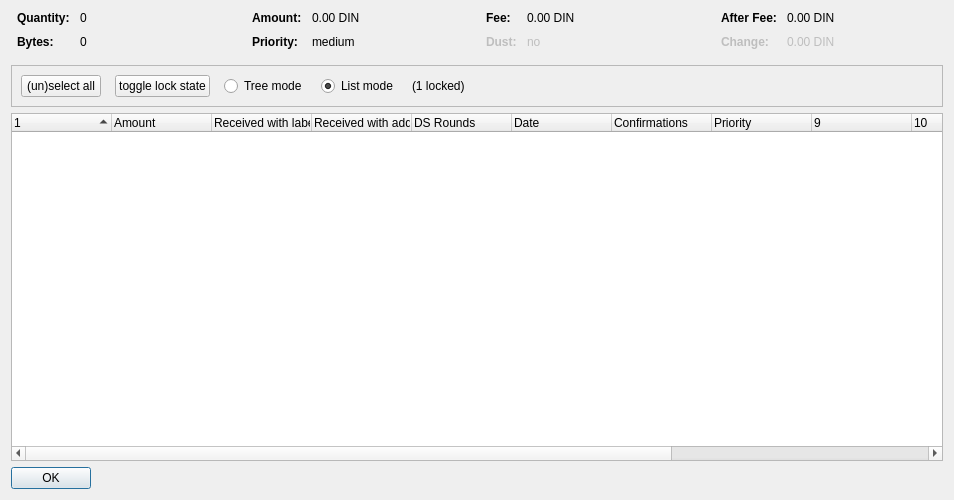
<?xml version="1.0" encoding="UTF-8"?>
<ui version="4.0">
 <class>CoinControlDialog</class>
 <widget class="QDialog" name="CoinControlDialog">
  <property name="geometry">
   <rect>
    <x>0</x>
    <y>0</y>
    <width>954</width>
    <height>500</height>
   </rect>
  </property>
  <property name="windowTitle">
   <string>Coin Selection</string>
  </property>
  <layout class="QVBoxLayout" name="verticalLayout">
   <item>
    <layout class="QHBoxLayout" name="horizontalLayoutTop" stretch="0,0,0,0">
     <property name="topMargin">
      <number>0</number>
     </property>
     <property name="bottomMargin">
      <number>10</number>
     </property>
     <item>
      <layout class="QFormLayout" name="formLayoutCoinControl1">
       <property name="horizontalSpacing">
        <number>10</number>
       </property>
       <property name="verticalSpacing">
        <number>10</number>
       </property>
       <property name="leftMargin">
        <number>6</number>
       </property>
       <property name="rightMargin">
        <number>6</number>
       </property>
       <item row="0" column="0">
        <widget class="QLabel" name="labelCoinControlQuantityText">
         <property name="font">
          <font>
           <weight>75</weight>
           <bold>true</bold>
          </font>
         </property>
         <property name="text">
          <string>Quantity:</string>
         </property>
        </widget>
       </item>
       <item row="0" column="1">
        <widget class="QLabel" name="labelCoinControlQuantity">
         <property name="cursor">
          <cursorShape>IBeamCursor</cursorShape>
         </property>
         <property name="contextMenuPolicy">
          <enum>Qt::ActionsContextMenu</enum>
         </property>
         <property name="text">
          <string notr="true">0</string>
         </property>
         <property name="textInteractionFlags">
          <set>Qt::LinksAccessibleByMouse|Qt::TextSelectableByKeyboard|Qt::TextSelectableByMouse</set>
         </property>
        </widget>
       </item>
       <item row="1" column="0">
        <widget class="QLabel" name="labelCoinControlBytesText">
         <property name="font">
          <font>
           <weight>75</weight>
           <bold>true</bold>
          </font>
         </property>
         <property name="text">
          <string>Bytes:</string>
         </property>
        </widget>
       </item>
       <item row="1" column="1">
        <widget class="QLabel" name="labelCoinControlBytes">
         <property name="cursor">
          <cursorShape>IBeamCursor</cursorShape>
         </property>
         <property name="contextMenuPolicy">
          <enum>Qt::ActionsContextMenu</enum>
         </property>
         <property name="text">
          <string notr="true">0</string>
         </property>
         <property name="textInteractionFlags">
          <set>Qt::LinksAccessibleByMouse|Qt::TextSelectableByKeyboard|Qt::TextSelectableByMouse</set>
         </property>
        </widget>
       </item>
      </layout>
     </item>
     <item>
      <layout class="QFormLayout" name="formLayoutCoinControl2">
       <property name="horizontalSpacing">
        <number>10</number>
       </property>
       <property name="verticalSpacing">
        <number>10</number>
       </property>
       <property name="leftMargin">
        <number>6</number>
       </property>
       <property name="rightMargin">
        <number>6</number>
       </property>
       <item row="0" column="0">
        <widget class="QLabel" name="labelCoinControlAmountText">
         <property name="font">
          <font>
           <weight>75</weight>
           <bold>true</bold>
          </font>
         </property>
         <property name="text">
          <string>Amount:</string>
         </property>
        </widget>
       </item>
       <item row="0" column="1">
        <widget class="QLabel" name="labelCoinControlAmount">
         <property name="cursor">
          <cursorShape>IBeamCursor</cursorShape>
         </property>
         <property name="contextMenuPolicy">
          <enum>Qt::ActionsContextMenu</enum>
         </property>
         <property name="text">
          <string notr="true">0.00 DIN</string>
         </property>
         <property name="textInteractionFlags">
          <set>Qt::LinksAccessibleByMouse|Qt::TextSelectableByKeyboard|Qt::TextSelectableByMouse</set>
         </property>
        </widget>
       </item>
       <item row="1" column="0">
        <widget class="QLabel" name="labelCoinControlPriorityText">
         <property name="font">
          <font>
           <weight>75</weight>
           <bold>true</bold>
          </font>
         </property>
         <property name="text">
          <string>Priority:</string>
         </property>
        </widget>
       </item>
       <item row="1" column="1">
        <widget class="QLabel" name="labelCoinControlPriority">
         <property name="cursor">
          <cursorShape>IBeamCursor</cursorShape>
         </property>
         <property name="contextMenuPolicy">
          <enum>Qt::ActionsContextMenu</enum>
         </property>
         <property name="text">
          <string>medium</string>
         </property>
         <property name="textInteractionFlags">
          <set>Qt::LinksAccessibleByMouse|Qt::TextSelectableByKeyboard|Qt::TextSelectableByMouse</set>
         </property>
        </widget>
       </item>
      </layout>
     </item>
     <item>
      <layout class="QFormLayout" name="formLayoutCoinControl3">
       <property name="horizontalSpacing">
        <number>10</number>
       </property>
       <property name="verticalSpacing">
        <number>10</number>
       </property>
       <property name="leftMargin">
        <number>6</number>
       </property>
       <property name="rightMargin">
        <number>6</number>
       </property>
       <item row="0" column="0">
        <widget class="QLabel" name="labelCoinControlFeeText">
         <property name="font">
          <font>
           <weight>75</weight>
           <bold>true</bold>
          </font>
         </property>
         <property name="text">
          <string>Fee:</string>
         </property>
        </widget>
       </item>
       <item row="0" column="1">
        <widget class="QLabel" name="labelCoinControlFee">
         <property name="cursor">
          <cursorShape>IBeamCursor</cursorShape>
         </property>
         <property name="contextMenuPolicy">
          <enum>Qt::ActionsContextMenu</enum>
         </property>
         <property name="text">
          <string notr="true">0.00 DIN</string>
         </property>
         <property name="textInteractionFlags">
          <set>Qt::LinksAccessibleByMouse|Qt::TextSelectableByKeyboard|Qt::TextSelectableByMouse</set>
         </property>
        </widget>
       </item>
       <item row="1" column="0">
        <widget class="QLabel" name="labelCoinControlLowOutputText">
         <property name="enabled">
          <bool>false</bool>
         </property>
         <property name="font">
          <font>
           <weight>75</weight>
           <bold>true</bold>
          </font>
         </property>
         <property name="text">
          <string>Dust:</string>
         </property>
        </widget>
       </item>
       <item row="1" column="1">
        <widget class="QLabel" name="labelCoinControlLowOutput">
         <property name="enabled">
          <bool>false</bool>
         </property>
         <property name="cursor">
          <cursorShape>IBeamCursor</cursorShape>
         </property>
         <property name="contextMenuPolicy">
          <enum>Qt::ActionsContextMenu</enum>
         </property>
         <property name="text">
          <string>no</string>
         </property>
         <property name="textInteractionFlags">
          <set>Qt::LinksAccessibleByMouse|Qt::TextSelectableByKeyboard|Qt::TextSelectableByMouse</set>
         </property>
        </widget>
       </item>
      </layout>
     </item>
     <item>
      <layout class="QFormLayout" name="formLayoutCoinControl4">
       <property name="horizontalSpacing">
        <number>10</number>
       </property>
       <property name="verticalSpacing">
        <number>10</number>
       </property>
       <property name="leftMargin">
        <number>6</number>
       </property>
       <property name="rightMargin">
        <number>6</number>
       </property>
       <item row="0" column="0">
        <widget class="QLabel" name="labelCoinControlAfterFeeText">
         <property name="font">
          <font>
           <weight>75</weight>
           <bold>true</bold>
          </font>
         </property>
         <property name="text">
          <string>After Fee:</string>
         </property>
        </widget>
       </item>
       <item row="0" column="1">
        <widget class="QLabel" name="labelCoinControlAfterFee">
         <property name="cursor">
          <cursorShape>IBeamCursor</cursorShape>
         </property>
         <property name="contextMenuPolicy">
          <enum>Qt::ActionsContextMenu</enum>
         </property>
         <property name="text">
          <string notr="true">0.00 DIN</string>
         </property>
         <property name="textInteractionFlags">
          <set>Qt::LinksAccessibleByMouse|Qt::TextSelectableByKeyboard|Qt::TextSelectableByMouse</set>
         </property>
        </widget>
       </item>
       <item row="1" column="0">
        <widget class="QLabel" name="labelCoinControlChangeText">
         <property name="enabled">
          <bool>false</bool>
         </property>
         <property name="font">
          <font>
           <weight>75</weight>
           <bold>true</bold>
          </font>
         </property>
         <property name="text">
          <string>Change:</string>
         </property>
        </widget>
       </item>
       <item row="1" column="1">
        <widget class="QLabel" name="labelCoinControlChange">
         <property name="enabled">
          <bool>false</bool>
         </property>
         <property name="cursor">
          <cursorShape>IBeamCursor</cursorShape>
         </property>
         <property name="contextMenuPolicy">
          <enum>Qt::ActionsContextMenu</enum>
         </property>
         <property name="text">
          <string notr="true">0.00 DIN</string>
         </property>
         <property name="textInteractionFlags">
          <set>Qt::LinksAccessibleByMouse|Qt::TextSelectableByKeyboard|Qt::TextSelectableByMouse</set>
         </property>
        </widget>
       </item>
      </layout>
     </item>
    </layout>
   </item>
   <item>
    <widget class="QFrame" name="frame">
     <property name="minimumSize">
      <size>
       <width>0</width>
       <height>40</height>
      </size>
     </property>
     <property name="frameShape">
      <enum>QFrame::StyledPanel</enum>
     </property>
     <property name="frameShadow">
      <enum>QFrame::Sunken</enum>
     </property>
     <layout class="QHBoxLayout" name="horizontalLayout">
      <item>
       <layout class="QHBoxLayout" name="horizontalLayoutPanel" stretch="0,0,0,0,0,0">
        <property name="spacing">
         <number>14</number>
        </property>
        <item>
         <widget class="QPushButton" name="pushButtonSelectAll">
          <property name="sizePolicy">
           <sizepolicy hsizetype="Maximum" vsizetype="Fixed">
            <horstretch>0</horstretch>
            <verstretch>0</verstretch>
           </sizepolicy>
          </property>
          <property name="text">
           <string>(un)select all</string>
          </property>
          <property name="autoDefault">
           <bool>false</bool>
          </property>
         </widget>
        </item>
        <item>
         <widget class="QPushButton" name="pushButtonToggleLock">
          <property name="sizePolicy">
           <sizepolicy hsizetype="Maximum" vsizetype="Fixed">
            <horstretch>0</horstretch>
            <verstretch>0</verstretch>
           </sizepolicy>
          </property>
          <property name="text">
           <string>toggle lock state</string>
          </property>
          <property name="autoDefault">
           <bool>false</bool>
          </property>
         </widget>
        </item>
        <item>
         <widget class="QRadioButton" name="radioTreeMode">
          <property name="sizePolicy">
           <sizepolicy hsizetype="Maximum" vsizetype="Fixed">
            <horstretch>0</horstretch>
            <verstretch>0</verstretch>
           </sizepolicy>
          </property>
          <property name="text">
           <string>Tree mode</string>
          </property>
         </widget>
        </item>
        <item>
         <widget class="QRadioButton" name="radioListMode">
          <property name="sizePolicy">
           <sizepolicy hsizetype="Maximum" vsizetype="Fixed">
            <horstretch>0</horstretch>
            <verstretch>0</verstretch>
           </sizepolicy>
          </property>
          <property name="text">
           <string>List mode</string>
          </property>
          <property name="checked">
           <bool>true</bool>
          </property>
         </widget>
        </item>
        <item>
         <widget class="QLabel" name="labelLocked">
          <property name="text">
           <string>(1 locked)</string>
          </property>
         </widget>
        </item>
        <item>
         <spacer name="horizontalSpacer">
          <property name="orientation">
           <enum>Qt::Horizontal</enum>
          </property>
          <property name="sizeHint" stdset="0">
           <size>
            <width>40</width>
            <height>20</height>
           </size>
          </property>
         </spacer>
        </item>
       </layout>
      </item>
     </layout>
    </widget>
   </item>
   <item>
    <widget class="CoinControlTreeWidget" name="treeWidget">
     <property name="contextMenuPolicy">
      <enum>Qt::CustomContextMenu</enum>
     </property>
     <property name="sortingEnabled">
      <bool>false</bool>
     </property>
     <property name="columnCount">
      <number>13</number>
     </property>
     <attribute name="headerShowSortIndicator" stdset="0">
      <bool>true</bool>
     </attribute>
     <attribute name="headerStretchLastSection">
      <bool>false</bool>
     </attribute>
     <column>
      <property name="text">
       <string/>
      </property>
     </column>
     <column>
      <property name="text">
       <string>Amount</string>
      </property>
     </column>
     <column>
      <property name="text">
       <string>Received with label</string>
      </property>
     </column>
     <column>
      <property name="text">
       <string>Received with address</string>
      </property>
     </column>
     <column>
      <property name="text">
       <string>DS Rounds</string>
      </property>
     </column>
     <column>
      <property name="text">
       <string>Date</string>
      </property>
     </column>
     <column>
      <property name="text">
       <string>Confirmations</string>
      </property>
      <property name="toolTip">
       <string>Confirmed</string>
      </property>
     </column>
     <column>
      <property name="text">
       <string>Priority</string>
      </property>
     </column>
     <column>
      <property name="text">
       <string/>
      </property>
     </column>
     <column>
      <property name="text">
       <string/>
      </property>
     </column>
     <column>
      <property name="text">
       <string/>
      </property>
     </column>
     <column>
      <property name="text">
       <string/>
      </property>
     </column>
     <column>
      <property name="text">
       <string/>
      </property>
     </column>
    </widget>
   </item>
   <item>
    <widget class="QDialogButtonBox" name="buttonBox">
     <property name="sizePolicy">
      <sizepolicy hsizetype="Maximum" vsizetype="Fixed">
       <horstretch>0</horstretch>
       <verstretch>0</verstretch>
      </sizepolicy>
     </property>
     <property name="orientation">
      <enum>Qt::Horizontal</enum>
     </property>
     <property name="standardButtons">
      <set>QDialogButtonBox::Ok</set>
     </property>
    </widget>
   </item>
  </layout>
 </widget>
 <customwidgets>
  <customwidget>
   <class>CoinControlTreeWidget</class>
   <extends>QTreeWidget</extends>
   <header>coincontroltreewidget.h</header>
  </customwidget>
 </customwidgets>
 <resources/>
 <connections/>
</ui>
